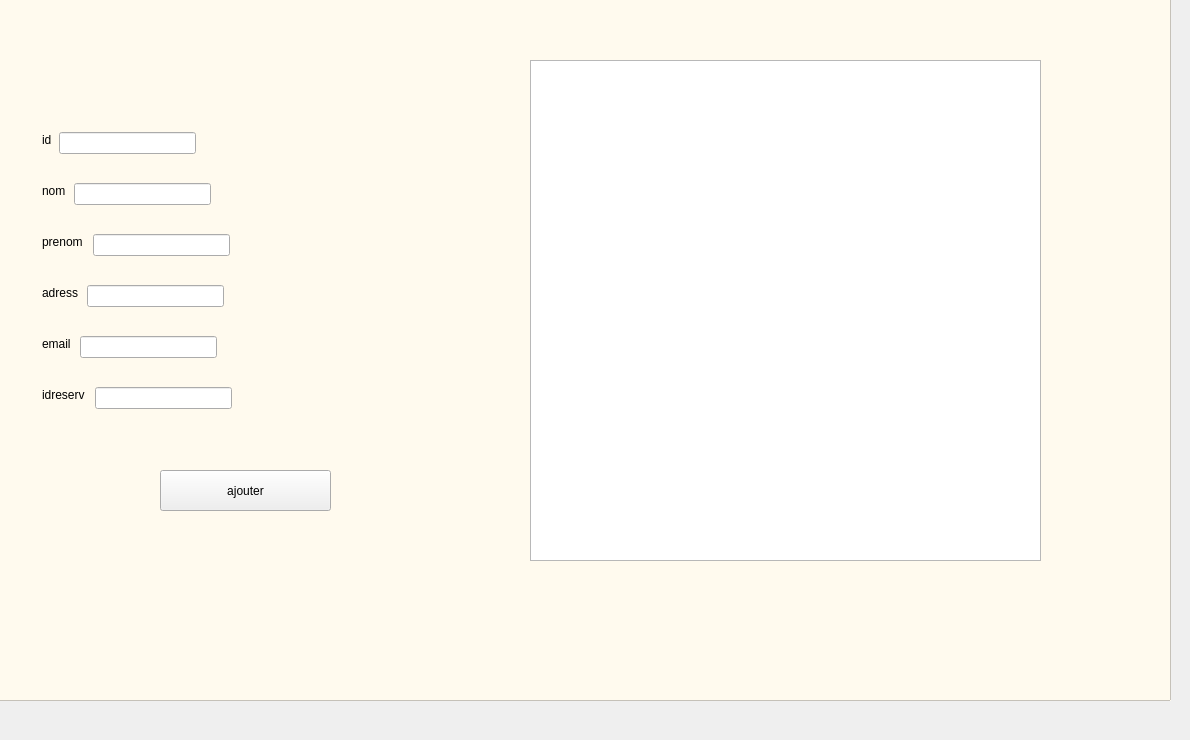
     <widget class="QWidget" name="tab_ajouter_client">
      <attribute name="title">
       <string>ajouter_client</string>
      </attribute>
      <widget class="QLabel" name="label">
       <property name="geometry">
        <rect>
         <x>42</x>
         <y>132</y>
         <width>16</width>
         <height>16</height>
        </rect>
       </property>
       <property name="text">
        <string>id</string>
       </property>
      </widget>
      <widget class="QLabel" name="label_2">
       <property name="geometry">
        <rect>
         <x>42</x>
         <y>183</y>
         <width>25</width>
         <height>16</height>
        </rect>
       </property>
       <property name="text">
        <string>nom</string>
       </property>
      </widget>
      <widget class="QLabel" name="label_3">
       <property name="geometry">
        <rect>
         <x>42</x>
         <y>234</y>
         <width>44</width>
         <height>16</height>
        </rect>
       </property>
       <property name="text">
        <string>prenom</string>
       </property>
      </widget>
      <widget class="QLabel" name="label_4">
       <property name="geometry">
        <rect>
         <x>42</x>
         <y>285</y>
         <width>38</width>
         <height>16</height>
        </rect>
       </property>
       <property name="text">
        <string>adress</string>
       </property>
      </widget>
      <widget class="QLabel" name="label_5">
       <property name="geometry">
        <rect>
         <x>42</x>
         <y>336</y>
         <width>31</width>
         <height>16</height>
        </rect>
       </property>
       <property name="text">
        <string>email</string>
       </property>
      </widget>
      <widget class="QLabel" name="label_6">
       <property name="geometry">
        <rect>
         <x>42</x>
         <y>387</y>
         <width>46</width>
         <height>16</height>
        </rect>
       </property>
       <property name="text">
        <string>idreserv</string>
       </property>
      </widget>
      <widget class="QLineEdit" name="lineEdit">
       <property name="geometry">
        <rect>
         <x>59</x>
         <y>132</y>
         <width>137</width>
         <height>22</height>
        </rect>
       </property>
      </widget>
      <widget class="QLineEdit" name="lineEdit_2">
       <property name="geometry">
        <rect>
         <x>74</x>
         <y>183</y>
         <width>137</width>
         <height>22</height>
        </rect>
       </property>
      </widget>
      <widget class="QLineEdit" name="lineEdit_3">
       <property name="geometry">
        <rect>
         <x>93</x>
         <y>234</y>
         <width>137</width>
         <height>22</height>
        </rect>
       </property>
      </widget>
      <widget class="QLineEdit" name="lineEdit_4">
       <property name="geometry">
        <rect>
         <x>87</x>
         <y>285</y>
         <width>137</width>
         <height>22</height>
        </rect>
       </property>
      </widget>
      <widget class="QLineEdit" name="lineEdit_5">
       <property name="geometry">
        <rect>
         <x>80</x>
         <y>336</y>
         <width>137</width>
         <height>22</height>
        </rect>
       </property>
      </widget>
      <widget class="QLineEdit" name="lineEdit_6">
       <property name="geometry">
        <rect>
         <x>95</x>
         <y>387</y>
         <width>137</width>
         <height>22</height>
        </rect>
       </property>
      </widget>
      <widget class="QPushButton" name="pushButton_2">
       <property name="geometry">
        <rect>
         <x>160</x>
         <y>470</y>
         <width>171</width>
         <height>41</height>
        </rect>
       </property>
       <property name="styleSheet">
        <string notr="true">font: 75 11pt &quot;MS Shell Dlg 2&quot;;
border-image: url(:/new/add.png);</string>
       </property>
       <property name="text">
        <string>ajouter</string>
       </property>
      </widget>
      <widget class="QGraphicsView" name="graphicsView_17">
       <property name="geometry">
        <rect>
         <x>-10</x>
         <y>-30</y>
         <width>1181</width>
         <height>731</height>
        </rect>
       </property>
       <property name="styleSheet">
        <string notr="true">
background-color: rgb(255, 250, 238);</string>
       </property>
      </widget>
      <widget class="QGraphicsView" name="graphicsView_7">
       <property name="geometry">
        <rect>
         <x>530</x>
         <y>60</y>
         <width>511</width>
         <height>501</height>
        </rect>
       </property>
       <property name="styleSheet">
        <string notr="true">border-image: url(:/new/logo.png);</string>
       </property>
      </widget>
      <zorder>graphicsView_17</zorder>
      <zorder>pushButton_2</zorder>
      <zorder>graphicsView_7</zorder>
      <zorder>lineEdit</zorder>
      <zorder>lineEdit_2</zorder>
      <zorder>lineEdit_3</zorder>
      <zorder>lineEdit_4</zorder>
      <zorder>lineEdit_5</zorder>
      <zorder>lineEdit_6</zorder>
      <zorder>label_6</zorder>
      <zorder>label_5</zorder>
      <zorder>label_4</zorder>
      <zorder>label_3</zorder>
      <zorder>label_2</zorder>
      <zorder>label</zorder>
     </widget>
